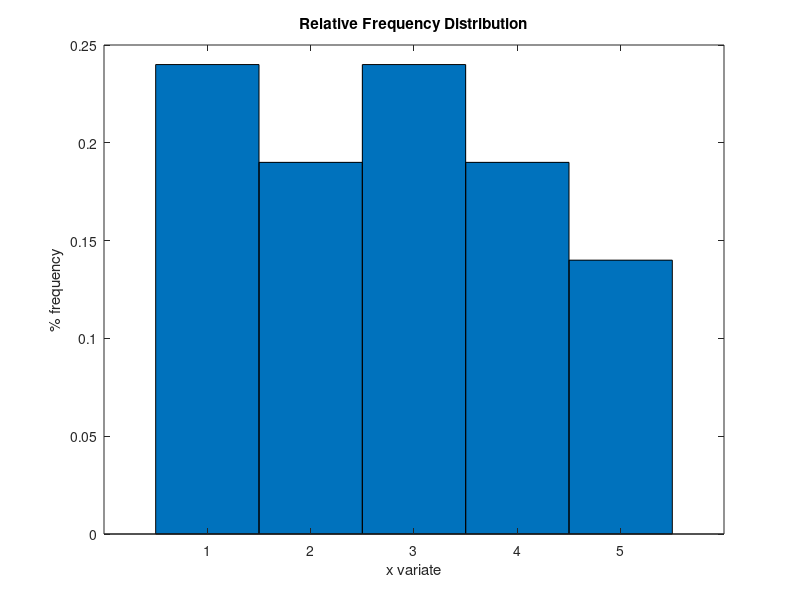

Write the MATLAB code that produced this figure.
%%%%%%%%%%%%%%%%%%%%%%%%%%%%%%%%%%%%%%%%%%%%%%%%%%%%%%%%%%%%%%%%%%%%%
% Exercise 4.9: implement the example 4.5 in Martinez               %
% This is a discrete implementation of the Accept/Reject method     %
%%%%%%%%%%%%%%%%%%%%%%%%%%%%%%%%%%%%%%%%%%%%%%%%%%%%%%%%%%%%%%%%%%%%%
clc; n=100; probabilities=[0.15,0.22,0.33,0.10,0.20]; q=ones(1,5)./5;
X=zeros(1,n); R=zeros(1,n); counta=0; countr=0; c=1.65;  freq=zeros(1,5);
for i=1:n
    while X(i) == 0
        Y=unidrnd(5);
        U=rand;
        if U <= probabilities(Y)/(c*q(Y))
            X(i)=Y;
            counta=counta+1;
        else
           R(i)=Y;
           countr=countr+1;
        end
    end
end

for i=1:5
    freq(i)=sum(X(:)==i)/n;
end

bar(freq,1)
title('Relative Frequency Distribution')
ylabel('% frequency')
xlabel('x variate')
